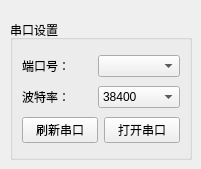
             <widget class="QWidget" name="tab_2">
              <attribute name="title">
               <string>与串口通信</string>
              </attribute>
              <widget class="QGroupBox" name="groupBox">
               <property name="geometry">
                <rect>
                 <x>10</x>
                 <y>20</y>
                 <width>182</width>
                 <height>140</height>
                </rect>
               </property>
               <property name="minimumSize">
                <size>
                 <width>0</width>
                 <height>140</height>
                </size>
               </property>
               <property name="maximumSize">
                <size>
                 <width>16777215</width>
                 <height>140</height>
                </size>
               </property>
               <property name="styleSheet">
                <string notr="true"/>
               </property>
               <property name="title">
                <string>串口设置</string>
               </property>
               <layout class="QVBoxLayout" name="verticalLayout_4">
                <property name="topMargin">
                 <number>12</number>
                </property>
                <item>
                 <layout class="QHBoxLayout" name="horizontalLayout_11">
                  <item>
                   <widget class="QLabel" name="label">
                    <property name="minimumSize">
                     <size>
                      <width>70</width>
                      <height>0</height>
                     </size>
                    </property>
                    <property name="maximumSize">
                     <size>
                      <width>70</width>
                      <height>16777215</height>
                     </size>
                    </property>
                    <property name="text">
                     <string>端口号：</string>
                    </property>
                   </widget>
                  </item>
                  <item>
                   <widget class="QComboBox" name="comboBox">
                    <property name="enabled">
                     <bool>true</bool>
                    </property>
                    <property name="editable">
                     <bool>false</bool>
                    </property>
                   </widget>
                  </item>
                 </layout>
                </item>
                <item>
                 <layout class="QHBoxLayout" name="horizontalLayout_12">
                  <item>
                   <widget class="QLabel" name="label_2">
                    <property name="minimumSize">
                     <size>
                      <width>70</width>
                      <height>0</height>
                     </size>
                    </property>
                    <property name="maximumSize">
                     <size>
                      <width>70</width>
                      <height>16777215</height>
                     </size>
                    </property>
                    <property name="text">
                     <string>波特率：</string>
                    </property>
                   </widget>
                  </item>
                  <item>
                   <widget class="QComboBox" name="comboBox_2">
                    <item>
                     <property name="text">
                      <string>38400</string>
                     </property>
                    </item>
                    <item>
                     <property name="text">
                      <string>9600</string>
                     </property>
                    </item>
                    <item>
                     <property name="text">
                      <string>1200</string>
                     </property>
                    </item>
                    <item>
                     <property name="text">
                      <string>2400</string>
                     </property>
                    </item>
                    <item>
                     <property name="text">
                      <string>4800</string>
                     </property>
                    </item>
                    <item>
                     <property name="text">
                      <string>19200</string>
                     </property>
                    </item>
                   </widget>
                  </item>
                 </layout>
                </item>
                <item>
                 <layout class="QHBoxLayout" name="horizontalLayout_13">
                  <item>
                   <widget class="QPushButton" name="pushButton_16">
                    <property name="text">
                     <string>刷新串口</string>
                    </property>
                    <property name="icon">
                     <iconset resource="resource.qrc">
                      <normaloff>:/image/update.ico</normaloff>:/image/update.ico</iconset>
                    </property>
                   </widget>
                  </item>
                  <item>
                   <widget class="QPushButton" name="pushButton_7">
                    <property name="enabled">
                     <bool>true</bool>
                    </property>
                    <property name="text">
                     <string>打开串口</string>
                    </property>
                    <property name="icon">
                     <iconset resource="resource.qrc">
                      <normaloff>:/image/ball_off.ico</normaloff>:/image/ball_off.ico</iconset>
                    </property>
                   </widget>
                  </item>
                 </layout>
                </item>
               </layout>
              </widget>
             </widget>
